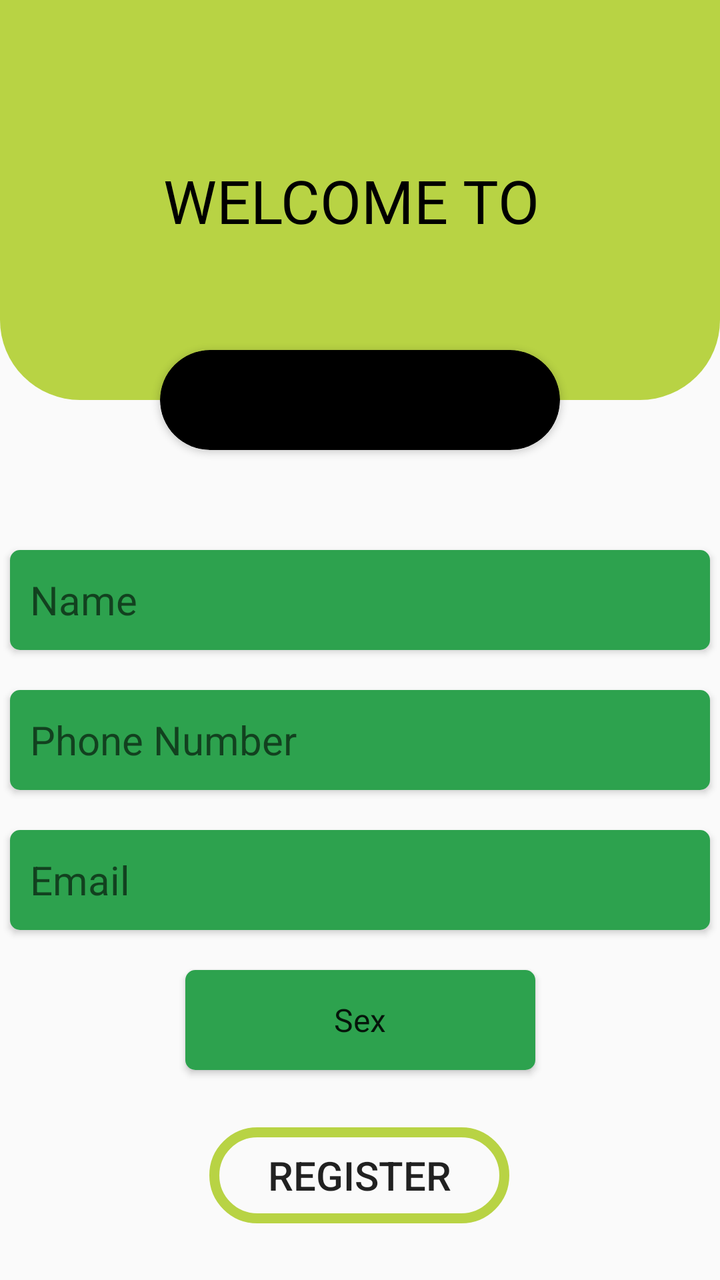
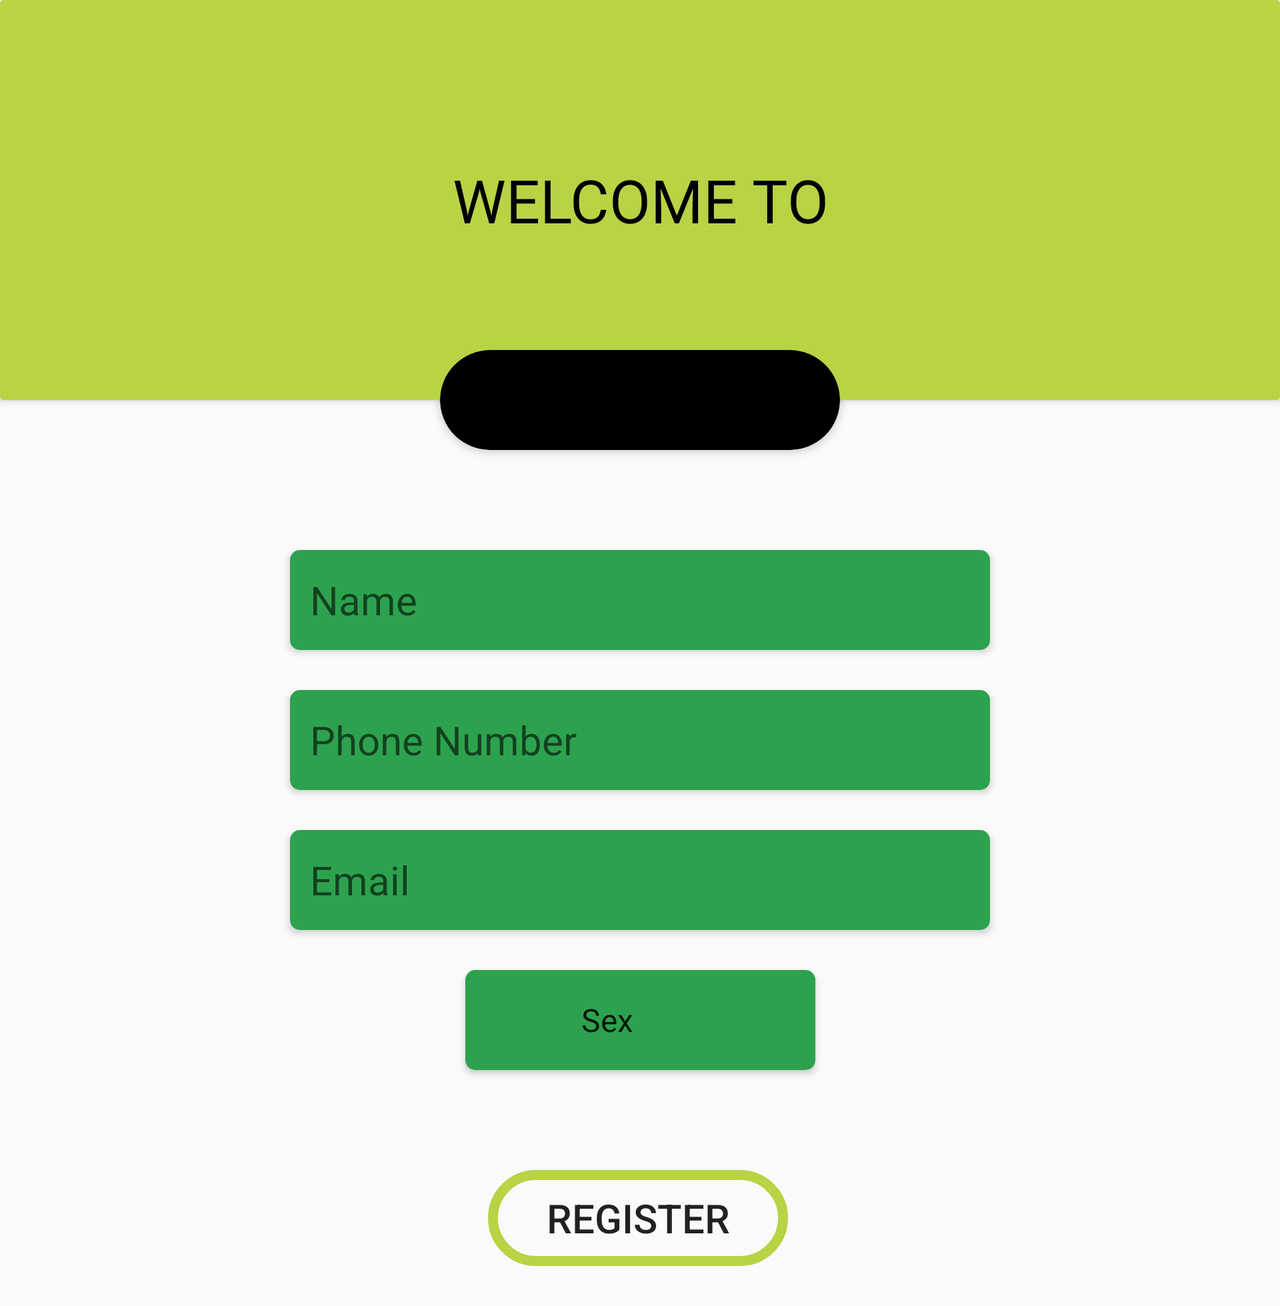

An Android layout and its configuration variant, each rendered on a device that would load it. The default file and the variant file are quoted in full after the pictures.
<!-- AndroidManifest.xml: application theme AppTheme -->
<!-- res/layout/fragment_form.xml -->
<?xml version="1.0" encoding="utf-8"?>
<androidx.constraintlayout.widget.ConstraintLayout xmlns:android="http://schemas.android.com/apk/res/android"
    xmlns:app="http://schemas.android.com/apk/res-auto"
    xmlns:tools="http://schemas.android.com/tools"
    android:layout_width="match_parent"
    android:layout_height="match_parent"
    tools:context=".FormFragment">

    
    <View
        android:id="@+id/top_section"
        android:layout_width="match_parent"
        android:layout_height="200dp"
        android:background="@drawable/shape"
        app:layout_constraintEnd_toEndOf="parent"
        app:layout_constraintHorizontal_bias="0.5"
        app:layout_constraintStart_toStartOf="parent"
        app:layout_constraintTop_toTopOf="parent" />
    <TextView
        android:layout_width="wrap_content"
        android:layout_height="wrap_content"
        android:text="@string/welcome"
        android:textColor="@color/black"
        android:textSize="30sp"
        app:layout_constraintBottom_toBottomOf="@+id/top_section"
        app:layout_constraintEnd_toEndOf="parent"
        app:layout_constraintHorizontal_bias="0.475"
        app:layout_constraintStart_toStartOf="parent"
        app:layout_constraintTop_toTopOf="@+id/top_section" />

    
    <androidx.cardview.widget.CardView
        android:id="@+id/cardView2"
        android:layout_width="200dp"
        android:layout_height="50dp"
        android:layout_marginTop="175dp"
        app:cardBackgroundColor="@color/black"
        app:cardCornerRadius="40dp"
        app:layout_constraintEnd_toEndOf="parent"
        app:layout_constraintHorizontal_bias="0.5"
        app:layout_constraintStart_toStartOf="parent"
        app:layout_constraintTop_toTopOf="@+id/top_section">
        <ImageView
            android:layout_width="match_parent"
            android:layout_height="match_parent"
            android:contentDescription="@string/decagon_image"
            android:padding="5dp"
            android:src="@mipmap/decagon" />
    </androidx.cardview.widget.CardView>

    
    
    <androidx.cardview.widget.CardView
        android:id="@+id/name_card"
        android:layout_width="350dp"
        android:layout_height="50dp"
        android:layout_marginTop="50dp"
        app:cardCornerRadius="5dp"
        app:layout_constraintEnd_toEndOf="parent"
        app:layout_constraintHorizontal_bias="0.5"
        app:layout_constraintStart_toStartOf="parent"
        app:layout_constraintTop_toBottomOf="@+id/cardView2">

        <EditText
            android:id="@+id/name"
            android:layout_width="match_parent"
            android:layout_height="match_parent"
            android:background="@color/decagon_green_dark"
            android:hint="@string/name"
            android:maxLength="35"
            android:padding="10dp"
            android:textColor="@color/white"
            android:textSize="20sp" />
    </androidx.cardview.widget.CardView>

    
    <androidx.cardview.widget.CardView
        android:id="@+id/phone_card"
        android:layout_width="350dp"
        android:layout_height="50dp"
        android:layout_marginTop="20dp"
        android:padding="30dp"
        app:cardCornerRadius="5dp"
        app:layout_constraintEnd_toEndOf="parent"
        app:layout_constraintHorizontal_bias="0.5"
        app:layout_constraintStart_toStartOf="parent"
        app:layout_constraintTop_toBottomOf="@id/name_card">

        <EditText
            android:id="@+id/phone"
            android:layout_width="match_parent"
            android:layout_height="match_parent"
            android:background="@color/decagon_green_dark"
            android:hint="@string/phone_number"
            android:inputType="phone"
            android:maxLength="13"
            android:padding="10dp"
            android:textColor="@color/white"
            android:textSize="20sp" />
    </androidx.cardview.widget.CardView>

    
    <androidx.cardview.widget.CardView
        android:id="@+id/email_card"
        android:layout_width="350dp"
        android:layout_height="50dp"
        android:layout_marginTop="20dp"
        android:padding="30dp"
        app:cardCornerRadius="5dp"
        app:layout_constraintEnd_toEndOf="parent"
        app:layout_constraintHorizontal_bias="0.5"
        app:layout_constraintStart_toStartOf="parent"
        app:layout_constraintTop_toBottomOf="@id/phone_card">

        <EditText
            android:id="@+id/email"
            android:layout_width="match_parent"
            android:layout_height="match_parent"
            android:background="@color/decagon_green_dark"
            android:hint="@string/email"
            android:maxLength="35"
            android:padding="10dp"
            android:textColor="@color/white"
            android:textSize="20sp" />
    </androidx.cardview.widget.CardView>

    
    <androidx.cardview.widget.CardView
        android:id="@+id/sex_card"
        android:layout_width="175dp"
        android:layout_height="50dp"
        android:layout_marginTop="20dp"
        app:cardCornerRadius="5dp"
        app:layout_constraintEnd_toEndOf="parent"
        app:layout_constraintHorizontal_bias="0.5"
        app:layout_constraintStart_toStartOf="parent"
        app:layout_constraintTop_toBottomOf="@id/email_card">

        <Spinner
            android:id="@+id/sex"
            android:layout_width="match_parent"
            android:layout_height="match_parent"
            android:background="@color/decagon_green_dark"
            android:entries="@array/sex"
            android:popupBackground="@color/decagon_green_light"
            android:textAlignment="center" />
    </androidx.cardview.widget.CardView>

    
    <Button
        android:id="@+id/register"
        android:layout_width="150dp"
        android:layout_height="wrap_content"
        android:background="@drawable/custom_button"
        android:padding="5dp"
        android:text="@string/register"
        android:textSize="20sp"
        app:layout_constraintBottom_toBottomOf="parent"
        app:layout_constraintEnd_toEndOf="parent"
        app:layout_constraintHorizontal_bias="0.498"
        app:layout_constraintStart_toStartOf="parent"
        app:layout_constraintTop_toBottomOf="@+id/sex_card" />

</androidx.constraintlayout.widget.ConstraintLayout>
<!-- resources referenced by this layout -->
<resources>
  <string-array name="sex">
          <item>Sex</item>
          <item>Female</item>
          <item>Male</item>
      </string-array>
  <color name="black">#000</color>
  <color name="decagon_green_dark">#2DA24E</color>
  <color name="decagon_green_light">#B8D344</color>
  <color name="white">#FFF</color>
  <!-- drawable custom_button (drawable) -->
  <?xml version="1.0" encoding="utf-8"?>
  <shape xmlns:android="http://schemas.android.com/apk/res/android" android:shape="rectangle">
      <stroke android:color="@color/decagon_green_light" android:width="5dp"/>
      <corners android:radius="40dp"/>
  </shape>
  <!-- drawable shape (drawable) -->
  <?xml version="1.0" encoding="utf-8"?>
  <shape xmlns:android="http://schemas.android.com/apk/res/android">
      <solid android:color="@color/decagon_green_light" />
      <corners android:bottomLeftRadius="40dp" android:bottomRightRadius="40dp"/>
  </shape>
  <string name="decagon_image">decagon Image</string>
  <string name="email">Email</string>
  <string name="name">Name</string>
  <string name="phone_number">Phone Number</string>
  <string name="register">REGISTER</string>
  <string name="welcome">WELCOME TO </string>
  <style name="AppTheme" parent="Theme.AppCompat.Light.NoActionBar">
          
          <item name="colorPrimary">@color/colorPrimary</item>
          <item name="colorPrimaryDark">@color/colorPrimaryDark</item>
          <item name="colorAccent">@color/colorAccent</item>
      </style>
  <color name="colorPrimary">@color/decagon_green_light</color>
  <color name="colorPrimaryDark">@color/decagon_green_dark</color>
  <color name="colorAccent">#03DAC5</color>
</resources>
<!-- res/layout-land/fragment_form.xml (the repository's variant of the layout above) -->
<!-- drawn on the phone turned sideways -->
<?xml version="1.0" encoding="utf-8"?>
<ScrollView
    xmlns:android="http://schemas.android.com/apk/res/android"
    xmlns:app="http://schemas.android.com/apk/res-auto"
    xmlns:tools="http://schemas.android.com/tools"
    android:layout_width="match_parent"
    android:layout_height="match_parent">

    <androidx.constraintlayout.widget.ConstraintLayout
        android:layout_width="match_parent"
        android:layout_height="wrap_content"
        tools:context=".FormFragment">


        
        <androidx.cardview.widget.CardView
            android:id="@+id/top_section"
            android:layout_width="match_parent"
            android:layout_height="200dp"
            app:layout_constraintEnd_toEndOf="parent"
            app:layout_constraintHorizontal_bias="0.5"
            app:layout_constraintStart_toStartOf="parent"
            app:layout_constraintTop_toTopOf="parent">

            <TextView
                android:layout_width="match_parent"
                android:layout_height="match_parent"
                android:background="@color/decagon_green_light"
                android:gravity="center"
                android:text="@string/welcome"
                android:textColor="@color/black"
                android:textSize="30sp" />

        </androidx.cardview.widget.CardView>

        
        <androidx.cardview.widget.CardView
            android:id="@+id/cardView2"
            android:layout_width="200dp"
            android:layout_height="50dp"
            android:layout_marginTop="175dp"
            app:cardBackgroundColor="@color/black"
            app:cardCornerRadius="40dp"
            app:layout_constraintEnd_toEndOf="parent"
            app:layout_constraintHorizontal_bias="0.5"
            app:layout_constraintStart_toStartOf="parent"
            app:layout_constraintTop_toTopOf="@+id/top_section">

            <ImageView
                android:layout_width="match_parent"
                android:layout_height="match_parent"
                android:contentDescription="@string/decagon_image"
                android:padding="5dp"
                android:src="@mipmap/decagon" />
        </androidx.cardview.widget.CardView>

        
        
        <androidx.cardview.widget.CardView
            android:id="@+id/name_card"
            android:layout_width="350dp"
            android:layout_height="50dp"
            android:layout_marginTop="50dp"
            app:cardCornerRadius="5dp"
            app:layout_constraintEnd_toEndOf="parent"
            app:layout_constraintHorizontal_bias="0.5"
            app:layout_constraintStart_toStartOf="parent"
            app:layout_constraintTop_toBottomOf="@+id/cardView2">

            <EditText
                android:id="@+id/name"
                android:layout_width="match_parent"
                android:layout_height="match_parent"
                android:background="@color/decagon_green_dark"
                android:hint="@string/name"
                android:textColor="@color/white"
                android:textSize="20sp"
                android:padding="10dp"
                android:maxLength="35"/>
        </androidx.cardview.widget.CardView>

        
        <androidx.cardview.widget.CardView
            android:id="@+id/phone_card"
            android:layout_width="350dp"
            android:layout_height="50dp"
            android:layout_marginTop="20dp"
            android:padding="30dp"
            app:cardCornerRadius="5dp"
            app:layout_constraintEnd_toEndOf="parent"
            app:layout_constraintHorizontal_bias="0.5"
            app:layout_constraintStart_toStartOf="parent"
            app:layout_constraintTop_toBottomOf="@id/name_card">

            <EditText
                android:id="@+id/phone"
                android:layout_width="match_parent"
                android:layout_height="match_parent"
                android:background="@color/decagon_green_dark"
                android:hint="@string/phone_number"
                android:textColor="@color/white"
                android:textSize="20sp"
                android:padding="10dp"
                android:inputType="phone"
                android:maxLength="13"/>
        </androidx.cardview.widget.CardView>

        
        <androidx.cardview.widget.CardView
            android:id="@+id/email_card"
            android:layout_width="350dp"
            android:layout_height="50dp"
            android:layout_marginTop="20dp"
            android:padding="30dp"
            app:cardCornerRadius="5dp"
            app:layout_constraintEnd_toEndOf="parent"
            app:layout_constraintHorizontal_bias="0.5"
            app:layout_constraintStart_toStartOf="parent"
            app:layout_constraintTop_toBottomOf="@id/phone_card">

            <EditText
                android:id="@+id/email"
                android:layout_width="match_parent"
                android:layout_height="match_parent"
                android:background="@color/decagon_green_dark"
                android:hint="@string/email"
                android:textColor="@color/white"
                android:textSize="20sp"
                android:padding="10dp"
                android:maxLength="35"/>
        </androidx.cardview.widget.CardView>

        
        <androidx.cardview.widget.CardView
            android:id="@+id/sex_card"
            android:layout_width="175dp"
            android:layout_height="50dp"
            android:layout_marginTop="20dp"
            app:cardCornerRadius="5dp"
            app:layout_constraintEnd_toEndOf="parent"
            app:layout_constraintHorizontal_bias="0.5"
            app:layout_constraintStart_toStartOf="parent"
            app:layout_constraintTop_toBottomOf="@id/email_card">

            <Spinner
                android:id="@+id/sex"
                android:layout_width="match_parent"
                android:layout_height="match_parent"
                android:background="@color/decagon_green_dark"
                android:entries="@array/sex"
                android:popupBackground="@color/decagon_green_light"
                android:paddingStart="50dp" />
        </androidx.cardview.widget.CardView>

        
        <Button
            android:id="@+id/register"
            android:layout_width="150dp"
            android:layout_height="wrap_content"
            android:text="@string/register"
            android:textSize="20sp"
            android:padding="5dp"
            android:background="@drawable/custom_button"
            android:layout_marginTop="50dp"
            android:layout_marginBottom="20dp"
            app:layout_constraintBottom_toBottomOf="parent"
            app:layout_constraintEnd_toEndOf="parent"
            app:layout_constraintHorizontal_bias="0.498"
            app:layout_constraintStart_toStartOf="parent"
            app:layout_constraintTop_toBottomOf="@+id/sex_card" />

    </androidx.constraintlayout.widget.ConstraintLayout>

</ScrollView>
<!-- resources referenced by the variant -->
<!-- as the phone turned sideways resolves them -->
<resources>
  <string-array name="sex">
          <item>Sex</item>
          <item>Female</item>
          <item>Male</item>
      </string-array>
  <color name="black">#000</color>
  <color name="decagon_green_dark">#2DA24E</color>
  <color name="decagon_green_light">#B8D344</color>
  <color name="white">#FFF</color>
  <!-- drawable custom_button (drawable) -->
  <?xml version="1.0" encoding="utf-8"?>
  <shape xmlns:android="http://schemas.android.com/apk/res/android" android:shape="rectangle">
      <stroke android:color="@color/decagon_green_light" android:width="5dp"/>
      <corners android:radius="40dp"/>
  </shape>
  <string name="decagon_image">decagon Image</string>
  <string name="email">Email</string>
  <string name="name">Name</string>
  <string name="phone_number">Phone Number</string>
  <string name="register">REGISTER</string>
  <string name="welcome">WELCOME TO </string>
  <style name="AppTheme" parent="Theme.AppCompat.Light.NoActionBar">
          
          <item name="colorPrimary">@color/colorPrimary</item>
          <item name="colorPrimaryDark">@color/colorPrimaryDark</item>
          <item name="colorAccent">@color/colorAccent</item>
      </style>
  <color name="colorPrimary">@color/decagon_green_light</color>
  <color name="colorPrimaryDark">@color/decagon_green_dark</color>
  <color name="colorAccent">#03DAC5</color>
</resources>
